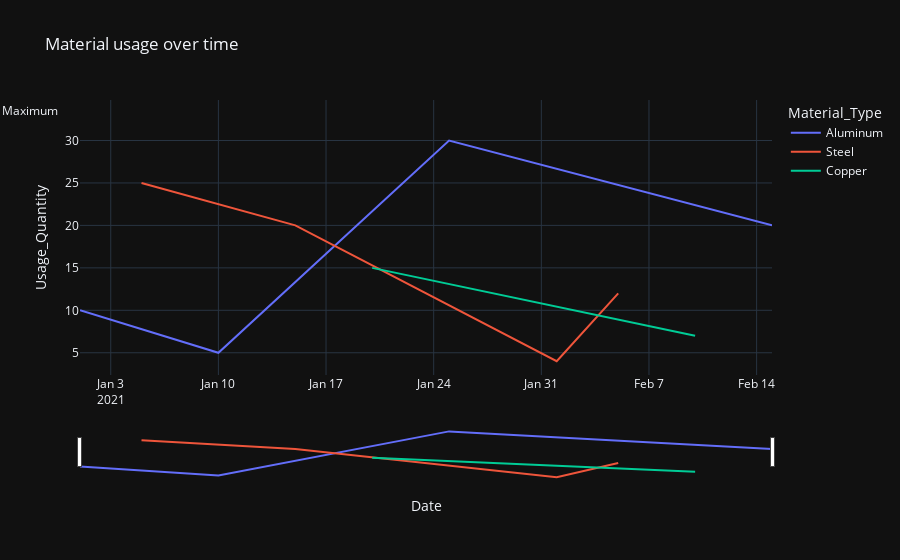

The notebook cell saved with this chart:
### Code cell
# using plotly's api to add the features
fig = px.line(data, x="Date", y="Quantity", color="Material_Type", title="Material usage over time", 
            labels={"Quantity": "Usage_Quantity", "Date": "Date", "Material_Type":"Material_Type"}, 
            template="plotly_dark")

fig.update_xaxes(rangeslider_visible=True)

# add annotations (example: annotate maximum value, can be customized further)
max_point = data[data["Quantity"] == data["Quantity"].max()]
fig.add_annotation(x=max_point["Date"].values[0], y= max_point["Quantity"].values[0], text="Maximum", showarrow =True, arrowhead= 1)

fig.show()

### Figure 1 — Plotly figure (JSON) as saved in the notebook; plotly's stock layout.template omitted (floating-point values rounded to 4 significant figures)
{"data": [{"hovertemplate": "Material_Type=Aluminum<br>Date=%{x}<br>Usage_Quantity=%{y}<extra></extra>", "legendgroup": "Aluminum", "line": {"color": "#636efa", "dash": "solid"}, "marker": {"symbol": "circle"}, "mode": "lines", "name": "Aluminum", "orientation": "v", "showlegend": true, "type": "scatter", "x": ["2021-01-01T00:00:00", "2021-01-10T00:00:00", "2021-01-25T00:00:00", "2021-02-15T00:00:00"], "xaxis": "x", "y": [10, 5, 30, 20], "yaxis": "y"}, {"hovertemplate": "Material_Type=Steel<br>Date=%{x}<br>Usage_Quantity=%{y}<extra></extra>", "legendgroup": "Steel", "line": {"color": "#EF553B", "dash": "solid"}, "marker": {"symbol": "circle"}, "mode": "lines", "name": "Steel", "orientation": "v", "showlegend": true, "type": "scatter", "x": ["2021-01-05T00:00:00", "2021-01-15T00:00:00", "2021-02-01T00:00:00", "2021-02-05T00:00:00"], "xaxis": "x", "y": [25, 20, 4, 12], "yaxis": "y"}, {"hovertemplate": "Material_Type=Copper<br>Date=%{x}<br>Usage_Quantity=%{y}<extra></extra>", "legendgroup": "Copper", "line": {"color": "#00cc96", "dash": "solid"}, "marker": {"symbol": "circle"}, "mode": "lines", "name": "Copper", "orientation": "v", "showlegend": true, "type": "scatter", "x": ["2021-01-20T00:00:00", "2021-02-10T00:00:00"], "xaxis": "x", "y": [15, 7], "yaxis": "y"}], "layout": {"annotations": [{"arrowhead": 1, "showarrow": true, "text": "Maximum", "x": 1611532800000000000, "y": 30}], "legend": {"title": {"text": "Material_Type"}, "tracegroupgap": 0}, "title": {"text": "Material usage over time"}, "xaxis": {"anchor": "y", "domain": [0, 1], "rangeslider": {"visible": true}, "title": {"text": "Date"}}, "yaxis": {"anchor": "x", "domain": [0, 1], "title": {"text": "Usage_Quantity"}}}}
